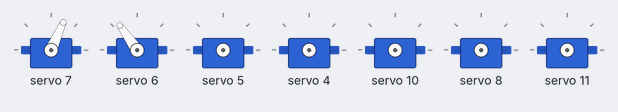
The sketch below on a simulated Arduino Uno, built with avr-gcc and run on an emulated ATmega328P. Shown: 7 × servo.

Above: at 0.05 s.
At 5.05 s:
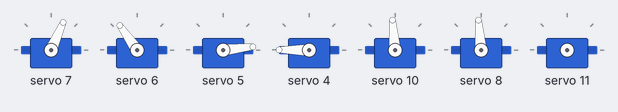
At 10.0 s:
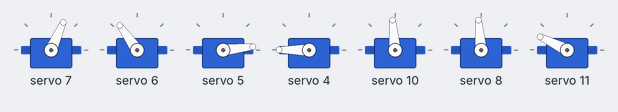
Timing chart, 0 to 13.0 s (numbered marks = the images above):
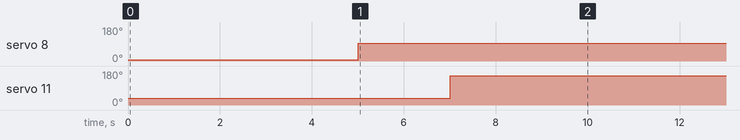

Measured:
- by itself, servo 8: alternates 95° for 8.0 s and 6° for 2.0 s
- by itself, servo 11: alternates 154° for 9.0 s and 36° for 1.0 s

The sketch:

rover_legs.ino
```cpp
#include <Wire.h>
#include <Adafruit_PWMServoDriver.h>

// Create the PWM servo driver object
Adafruit_PWMServoDriver pwm = Adafruit_PWMServoDriver();

// Define the minimum and maximum pulse width corresponding to the desired angle range
#define SERVO_MIN_PULSE_WIDTH  150 // Min pulse width out of 4096
#define SERVO_MAX_PULSE_WIDTH  600 // Max pulse width out of 4096

// Define the minimum and maximum angles supported by the servo
#define SERVO_MIN_ANGLE 0   // Minimum angle in degrees
#define SERVO_MAX_ANGLE 180 // Maximum angle in degrees

// Function to set the angle of the servo on a specified channel
void setServoAngle(uint8_t channel, uint8_t angle) {
  // Convert the angle to pulse width
  uint16_t pulse_width = map(angle, SERVO_MIN_ANGLE, SERVO_MAX_ANGLE, SERVO_MIN_PULSE_WIDTH, SERVO_MAX_PULSE_WIDTH);

  // Set the pulse width for the specified channel
  pwm.setPWM(channel, 0, pulse_width);
}

void setup() {
  // Initialize the PWM servo driver
  pwm.begin();

  // Set the PWM frequency (default is 50 Hz)
  pwm.setPWMFreq(60);  // Analog servos run at ~60 Hz updates
}

void loop() {
   setServoAngle(7, 60);
    setServoAngle(6, 120);   // 0 6
  delay(1000);
   setServoAngle(5, 0);
    setServoAngle(4,180);   // 0 6
  delay(1000);  // 0 6
   setServoAngle(10, 90);   // 0 6
  delay(1000);
   setServoAngle(8,0);
   delay(1000);// 180 7
   setServoAngle(10, 90);   // 0 6
  delay(1000);
  // Set the angle of servo 0 to 0 degrees
  setServoAngle(8, 90);
  delay(1000); // 180 7
  setServoAngle(11, 30);   // 0 6
  delay(1000);
  setServoAngle(11, 150); // 180 7
  //setServoAngle(4, 90);   // 0 6
  delay(3000);
 /*  setServoAngle(5, 180); // 180 7
  setServoAngle(4, 0);   // 0 6
  delay(1000);
   setServoAngle(7, 180); // 180 7
  setServoAngle(6, 0);   // 0 6
  delay(1000);
   setServoAngle(10, 180); // 180 7
  //setServoAngle(4, 0);   // 0 6
  delay(5000);
  //setServoAngle(10, 180);
  //setServoAngle(6, 90);*/


  //setServoAngle(2, 0);  
}
```
